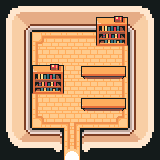

A 2D game scene composited from a Tiled map and its tileset images. What follows is a short description and the map's XML, with every tile layer's data as written:
An orthogonal 10x10 tile map with 16x16 px tiles, 2 tile layers (Tile Layer 1, Tile Layer 2), 3 tilesets and 2 objects (exit, chest).

<map version="1.8" tiledversion="git" orientation="orthogonal" renderorder="right-down" width="10" height="10" tilewidth="16" tileheight="16" infinite="0" nextlayerid="4" nextobjectid="4">
 <properties>
  <property name="ambience" type="int" propertytype="Ambience" value="32" />
 </properties>
 <tileset firstgid="1" source="../tilesets/interior_floor.tsx" />
 <tileset firstgid="375" source="../tilesets/interior.tsx" />
 <tileset firstgid="1655" source="../tilesets/objects.tsx" />
 <layer id="1" name="Tile Layer 1" width="10" height="10">
  <data encoding="csv">
377,378,385,385,385,385,385,385,387,388,
409,410,417,417,417,417,417,417,419,420,
569,570,133,134,134,134,134,135,579,580,
569,570,155,156,156,156,156,157,611,612,
569,570,155,156,156,156,156,157,643,644,
569,570,155,156,156,156,156,157,579,580,
569,570,155,156,156,156,156,157,579,580,
601,602,177,178,163,178,178,179,611,612,
953,954,957,958,158,959,960,962,963,964,
985,986,989,990,243,991,992,994,995,996
</data>
 </layer>
 <layer id="3" name="Tile Layer 2" width="10" height="10">
  <data encoding="csv">
0,0,0,0,0,0,0,0,0,0,
0,0,0,0,0,0,1775,1776,0,0,
0,0,0,0,0,0,1791,1792,0,0,
0,0,0,0,0,0,0,0,0,0,
0,0,1775,1776,0,1817,1818,1819,0,0,
0,0,1791,1792,0,0,0,0,0,0,
0,0,0,0,0,1817,1818,1819,0,0,
0,0,0,0,0,0,0,0,0,0,
0,0,0,0,0,0,0,0,0,0,
0,0,0,0,0,0,0,0,0,0
</data>
 </layer>
 <objectgroup id="2" name="Objects">
  <object id="2" type="exit" x="64" y="158.5" width="16" height="1.5" />
  <object id="3" type="chest" gid="1661" x="32" y="48" width="16" height="16">
   <properties>
    <property name="item" value="empty bottle" />
   </properties>
  </object>
 </objectgroup>
</map>
